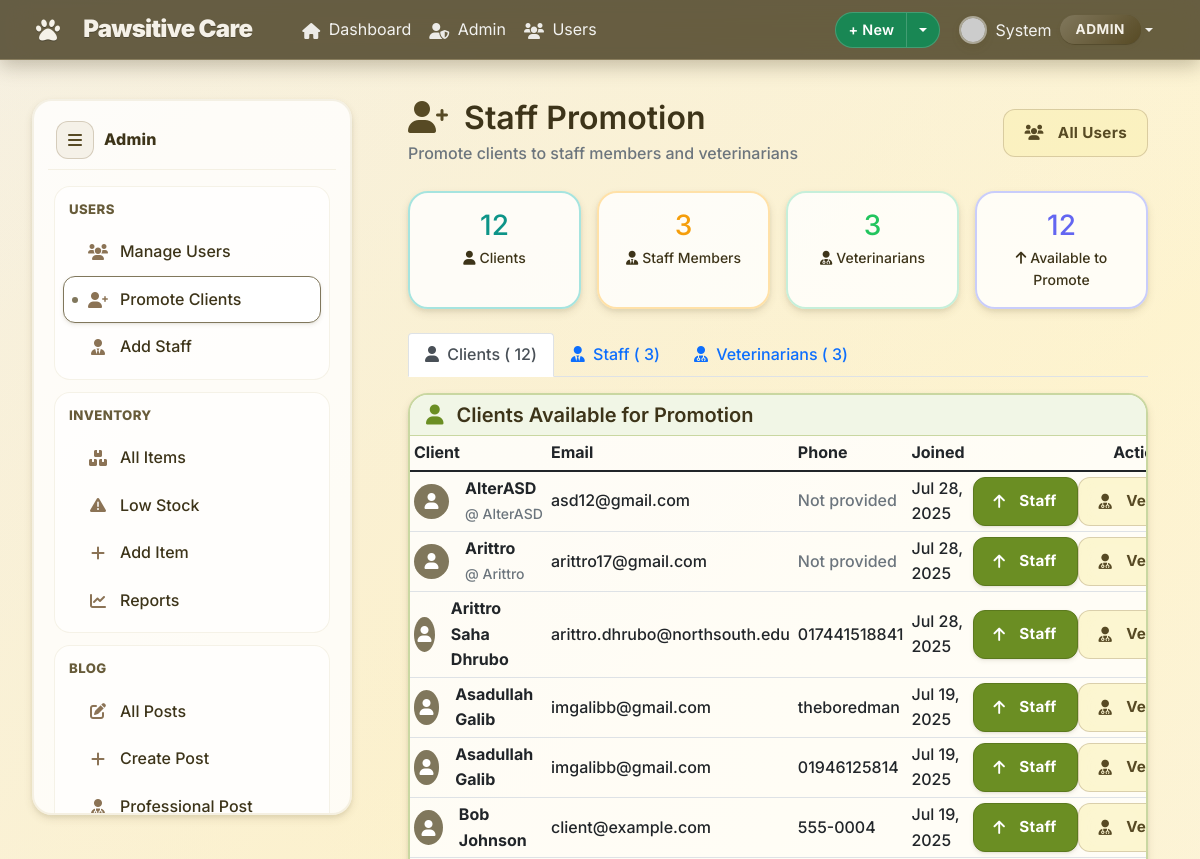
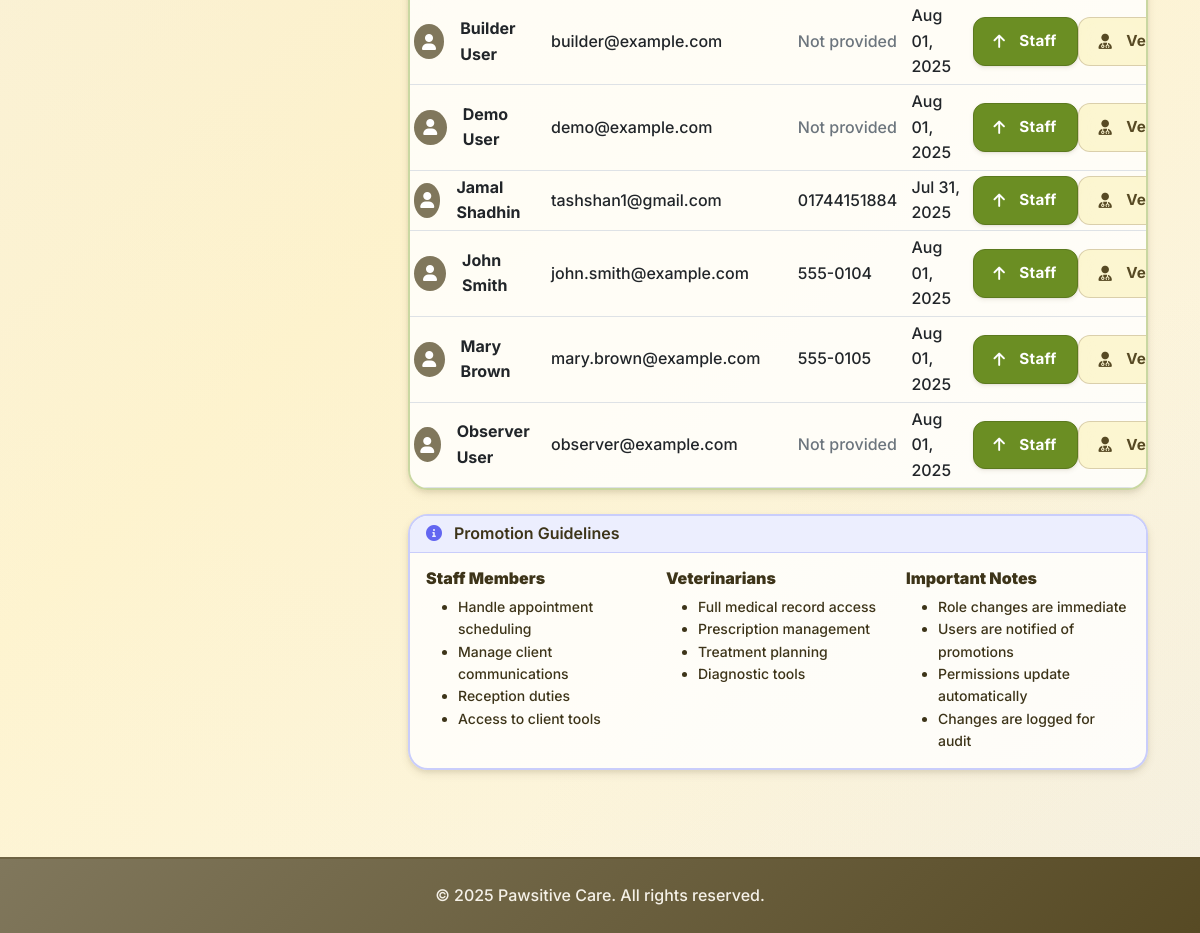
Page /accounts/promote-clients/ (signed in) on the committed database (2 pictures, top to bottom).
### accounts/models.py (models this page shows, shortened)
class CustomUser(AbstractUser):
    ROLE_CHOICES = [
        ('admin', 'Admin'),
        ('vet', 'Veterinarian'),
        ('staff', 'Staff'),
        ('client', 'Client'),
    ]
    phone = models.CharField(max_length=20, blank=False)
    address = models.TextField(blank=False)
    role = models.CharField(max_length=10, choices=ROLE_CHOICES, default='client')
    def is_admin(self):
        return self.role == 'admin'

### accounts/views.py (the view, shortened to what this page needs)
# urls.py: path('promote-clients/', promote_clients, name='promote_clients'),
@admin_required
def promote_clients(request):
    from django.contrib.auth import get_user_model
    from django.http import JsonResponse
    User = get_user_model()
    clients = User.objects.filter(role='client').order_by('first_name', 'last_name', 'username')
    staff_members = User.objects.filter(role='staff').order_by('first_name', 'last_name', 'username')
    vets = User.objects.filter(role='vet').order_by('first_name', 'last_name', 'username')
    stats = {
        'client_count': clients.count(),
        'staff_count': staff_members.count(),
        'vet_count': vets.count(),
        'total_promotable': clients.count(),
    }
    context = {
        'clients': clients,
        'staff_members': staff_members,
        'vets': vets,
        'stats': stats,
    }
    return render(request, 'accounts/promote_clients.html', context)

### accounts/templates/accounts/promote_clients.html (shortened to what this page needs)
{% extends 'accounts/base.html' %}
{% block content %}
<div class="app-shell">
   <aside class="app-sidebar glass" aria-label="Primary">
     <div class="sidebar-header">
       <button class="sidebar-toggle" type="button" aria-label="Collapse sidebar">
         <i class="fas fa-bars"></i>
       </button>
       <span class="sidebar-title">Admin</span>
     </div>
     <nav class="sidebar-nav">
       <div class="sidebar-section">
         <div class="sidebar-section-label">Users</div>
         <a href="{% url 'accounts:user_management' %}" class="sidebar-link {% if request.resolver_match.url_name == 'user_management' %}active{% endif %}">
           <i class="fas fa-users"></i><span>Manage Users</span>
         </a>
         <a href="{% url 'accounts:promote_clients' %}" class="sidebar-link {% if request.resolver_match.url_name == 'promote_clients' %}active{% endif %}">
           <i class="fas fa-user-plus"></i><span>Promote Clients</span>
         </a>
         <a href="#" class="sidebar-link">
           <i class="fas fa-user-tie"></i><span>Add Staff</span>
         </a>
       </div>
       <div class="sidebar-section">
         <div class="sidebar-section-label">Inventory</div>
         <a href="{% url 'inventory:item_list' %}" class="sidebar-link">
           <i class="fas fa-boxes"></i><span>All Items</span>
         </a>
         <a href="{% url 'inventory:item_list' %}?low_stock=1" class="sidebar-link">
           <i class="fas fa-triangle-exclamation"></i><span>Low Stock</span>
         </a>
         <a href="{% url 'inventory:item_create' %}" class="sidebar-link">
           <i class="fas fa-plus"></i><span>Add Item</span>
         </a>
         <a href="{% url 'inventory:reports' %}" class="sidebar-link">
           <i class="fas fa-chart-line"></i><span>Reports</span>
         </a>
       </div>
       <div class="sidebar-section">
         <div class="sidebar-section-label">Blog</div>
         <a href="{% url 'petmedia:blog_list' %}" class="sidebar-link">
           <i class="fas fa-edit"></i><span>All Posts</span>
         </a>
         <a href="{% url 'petmedia:create_post' %}" class="sidebar-link">
           <i class="fas fa-plus"></i><span>Create Post</span>
         </a>
         <a href="{% url 'petmedia:create_professional_post' %}" class="sidebar-link">
           <i class="fas fa-user-md"></i><span>Professional Post</span>
         </a>
       </div>
     </nav>
   </aside>
  <main class="app-main">
    <div class="d-flex justify-content-between align-items-center mb-4">
      <div>
        <h2 class="mb-1"><i class="fas fa-user-plus me-2" style="color:var(--sand-dark)"></i> Staff Promotion</h2>
        <p class="text-muted mb-0">Promote clients to staff members and veterinarians</p>
      </div>
      <div>
        <a href="{% url 'accounts:user_management' %}" class="btn btn-ghost">
          <i class="fas fa-users me-1"></i> All Users
        </a>
      </div>
    </div>
    <div class="row g-3 mb-4">
      <div class="col-md-3">
        <div class="card glass h-100 card-teal text-center">
          <div class="card-body">
            <div class="solid-accent-text h3 mb-1">
              {{ stats.client_count }}
            </div>
            <div class="small"><i class="fas fa-user me-1"></i>Clients</div>
          </div>
        </div>
      </div>
      <div class="col-md-3">
        <div class="card glass h-100 card-amber text-center">
          <div class="card-body">
            <div class="solid-accent-text h3 mb-1">
              {{ stats.staff_count }}
            </div>
            <div class="small"><i class="fas fa-user-tie me-1"></i>Staff Members</div>
          </div>
        </div>
      </div>
      <div class="col-md-3">
        <div class="card glass h-100 card-success text-center">
          <div class="card-body">
            <div class="solid-accent-text h3 mb-1">
              {{ stats.vet_count }}
            </div>
            <div class="small"><i class="fas fa-user-md me-1"></i>Veterinarians</div>
          </div>
        </div>
      </div>
      <div class="col-md-3">
        <div class="card glass h-100 card-indigo text-center">
          <div class="card-body">
            <div class="solid-accent-text h3 mb-1">
              {{ stats.total_promotable }}
            </div>
            <div class="small"><i class="fas fa-arrow-up me-1"></i>Available to Promote</div>
          </div>
        </div>
      </div>
    </div>
    <ul class="nav nav-tabs" id="promotionTabs" role="tablist">
      <li class="nav-item" role="presentation">
        <button class="nav-link active" id="clients-tab" data-bs-toggle="tab" data-bs-target="#clients-pane" type="button" role="tab" aria-controls="clients-pane" aria-selected="true">
          <i class="fas fa-user me-1"></i> Clients (
          {{ stats.client_count }})
        </button>
      </li>
      <li class="nav-item" role="presentation">
        <button class="nav-link" id="staff-tab" data-bs-toggle="tab" data-bs-target="#staff-pane" type="button" role="tab" aria-controls="staff-pane" aria-selected="false">
          <i class="fas fa-user-tie me-1"></i> Staff (
          {{ stats.staff_count }})
        </button>
      </li>
      <li class="nav-item" role="presentation">
        <button class="nav-link" id="vets-tab" data-bs-toggle="tab" data-bs-target="#vets-pane" type="button" role="tab" aria-controls="vets-pane" aria-selected="false">
          <i class="fas fa-user-md me-1"></i> Veterinarians (
          {{ stats.vet_count }})
        </button>
      </li>
    </ul>
    <div class="tab-content" id="promotionTabContent">
      <div class="tab-pane fade show active" id="clients-pane" role="tabpanel" aria-labelledby="clients-tab">
        <div class="card glass card-olive mt-3">
          <div class="card-header soft-accent-bg">
            <h5 class="m-0"><i class="fas fa-user me-2 themed-icon"></i> Clients Available for Promotion</h5>
          </div>
          <div class="card-body p-0">
            {% if clients %}
            <div class="table-responsive">
              <table class="table table-hover table-sm align-middle mb-0">
                <thead>
                  <tr>
                    <th>Client</th>
                    <th>Email</th>
                    <th>Phone</th>
                    <th>Joined</th>
                    <th class="text-end">Actions</th>
                  </tr>
                </thead>
                <tbody>
                  {% for client in clients %}
                  <tr>
                    <td>
                      <div class="d-flex align-items-center">
                        <div class="rounded-circle d-flex align-items-center justify-content-center me-3" style="width: 35px; height: 35px; background: var(--sand-medium);">
                          <i class="fas fa-user text-white"></i>
                        </div>
                        <div>
                          <strong>
                            {{ client.get_full_name|default:client.username }}</strong>
                          {% if not client.get_full_name %}
                          <br><small class="text-muted">@
                            {{ client.username }}</small>
                          {% endif %}
                        </div>
                      </div>
                    </td>
                    <td>
                      {% if client.email %}
                      {{ client.email }}
                      {% else %}
                      <span class="text-muted">Not provided</span>
                      {% endif %}
                    </td>
                    <td>
                      {% if client.phone %}
                      {{ client.phone }}
                      {% else %}
                      <span class="text-muted">Not provided</span>
                      {% endif %}
                    </td>
                    <td>
                      {{ client.date_joined|date:'M d, Y' }}
                    </td>
                    <td class="text-end">
                      <div class="btn-group btn-group-sm">
                        <form method="post" class="d-inline promotion-form">
                          <button type="submit" class="btn btn-accent" title="Promote to Staff">
                            <i class="fas fa-arrow-up me-1"></i> Staff
                          </button>
                        </form>
                        <form method="post" class="d-inline promotion-form">
                          <button type="submit" class="btn btn-ghost" title="Promote to Veterinarian">
                            <i class="fas fa-user-md me-1"></i> Vet
                          </button>
                        </form>
                      </div>
                    </td>
                  </tr>
                  {% endfor %}
                </tbody>
              </table>
            </div>
            {% else %}
            <div class="text-center py-5">
              <i class="fas fa-user fa-3x text-muted mb-3"></i>
              <h5 class="text-muted mb-0">No clients available for promotion</h5>
              <small class="text-muted">All users have been assigned appropriate roles.</small>
            </div>
            {% endif %}
          </div>
        </div>
      </div>
    </div>
    <div class="card glass card-indigo mt-4">
      <div class="card-header soft-accent-bg">
        <h6 class="m-0"><i class="fas fa-info-circle me-2 themed-icon"></i> Promotion Guidelines</h6>
      </div>
      <div class="card-body">
        <div class="row g-3">
          <div class="col-md-4">
            <h6 class="mb-2"><strong>Staff Members</strong></h6>
            <ul class="small mb-0">
              <li>Handle appointment scheduling</li>
              <li>Manage client communications</li>
              <li>Reception duties</li>
              <li>Access to client tools</li>
            </ul>
          </div>
          <div class="col-md-4">
            <h6 class="mb-2"><strong>Veterinarians</strong></h6>
            <ul class="small mb-0">
              <li>Full medical record access</li>
              <li>Prescription management</li>
              <li>Treatment planning</li>
              <li>Diagnostic tools</li>
            </ul>
          </div>
          <div class="col-md-4">
            <h6 class="mb-2"><strong>Important Notes</strong></h6>
            <ul class="small mb-0">
              <li>Role changes are immediate</li>
              <li>Users are notified of promotions</li>
              <li>Permissions update automatically</li>
              <li>Changes are logged for audit</li>
            </ul>
          </div>
        </div>
      </div>
    </div>
  </main>
</div>
{% endblock %}

### accounts/templates/accounts/base.html (shortened to what this page needs)
<!DOCTYPE html>
<html lang="en">
<head>
  <link href="https://cdn.jsdelivr.net/npm/bootstrap@5.1.3/dist/css/bootstrap.min.css" rel="stylesheet">
  <link href="https://cdnjs.cloudflare.com/ajax/libs/font-awesome/6.0.0/css/all.min.css" rel="stylesheet">
  {% load static %}
  <link rel="stylesheet" href="{% static 'style.css' %}?v=4">
</head>
<body>
  <nav class="navbar navbar-expand-lg navbar-dark app-navbar">
    <div class="container nav-inner">
      <a class="navbar-brand d-flex align-items-center" href="{% url 'accounts:client_dashboard' %}">
        <i class="fas fa-paw me-2"></i><span>Pawsitive Care</span>
      </a>
      <div class="collapse navbar-collapse" id="navbarNav">
        <ul class="navbar-nav me-2">
          {% if user.is_authenticated %}
          <li class="nav-item">
            <a class="nav-link {% if request.resolver_match.url_name == 'client_dashboard' %}active{% endif %}" href="{% url 'accounts:client_dashboard' %}">
              <i class="fas fa-home me-1"></i> Dashboard
            </a>
          </li>
          {% if user.is_admin %}
          <li class="nav-item">
            <a class="nav-link {% if request.resolver_match.url_name == 'admin_dashboard' %}active{% endif %}" href="{% url 'accounts:admin_dashboard' %}">
              <i class="fas fa-user-shield me-1"></i> Admin
            </a>
          </li>
          <li class="nav-item">
            <a class="nav-link {% if request.resolver_match.url_name == 'user_management' %}active{% endif %}" href="{% url 'accounts:user_management' %}">
              <i class="fas fa-users me-1"></i> Users
            </a>
          </li>
          {% elif user.is_vet %}
          <li class="nav-item">
            <a class="nav-link {% if request.resolver_match.url_name == 'vet_dashboard' %}active{% endif %}" href="{% url 'accounts:vet_dashboard' %}">
              <i class="fas fa-stethoscope me-1"></i> Vet Panel
            </a>
          </li>
          {% elif user.is_staff_member %}
          <li class="nav-item">
            <a class="nav-link {% if request.resolver_match.url_name == 'staff_dashboard' %}active{% endif %}" href="{% url 'accounts:staff_dashboard' %}">
              <i class="fas fa-user-tie me-1"></i> Staff Panel
            </a>
          </li>
          {% endif %}
          {% endif %}
        </ul>
        <div class="d-flex align-items-center gap-2 ms-auto">
          {% if user.is_authenticated %}
          <div class="btn-group">
            <button class="btn btn-success btn-sm" type="button">+ New</button>
            <button class="btn btn-success btn-sm dropdown-toggle dropdown-toggle-split" type="button" data-bs-toggle="dropdown" aria-expanded="false" aria-label="Toggle quick create"></button>
          </div>
          <div class="dropdown">
            <a class="nav-link dropdown-toggle d-flex align-items-center" href="#" id="navbarDropdown" role="button" data-bs-toggle="dropdown" aria-expanded="false">
              <img class="avatar me-2" src="https://api.dicebear.com/7.x/identicon/svg?seed={{ user.username }}" alt="Avatar">
              <span class="me-2">
                {{ user.first_name|default:user.username }}</span>
              <span class="badge badge-secondary role-badge">
                {{ user.get_role_display }}</span>
            </a>
          </div>
          {% endif %}
        </div>
      </div>
    </div>
  </nav>
  <main class="page-main my-4">
    {% block content %}{% endblock %}
  </main>
  <footer class="mt-5 py-4">
    <div class="container text-center">
      <p class="mb-0">&copy; {% now "Y" %} Pawsitive Care. All rights reserved.</p>
    </div>
  </footer>
</body>
</html>

### rows in the picture
CustomUser: first_name "System", role "ADMIN"
CustomUser: get_full_name "AlterASD", username "AlterASD", email "asd12@gmail.com", phone "Not provided", date_joined "Jul 28, 2025"
CustomUser: get_full_name "Arittro", username "Arittro", email "arittro17@gmail.com", phone "Not provided", date_joined "Jul 28, 2025"
CustomUser: get_full_name "Arittro Saha Dhrubo", email "arittro.dhrubo@northsouth.edu", phone "017441518841", date_joined "Jul 28, 2025"
CustomUser: get_full_name "Asadullah Galib", email "imgalibb@gmail.com", phone "theboredman", date_joined "Jul 19, 2025"
CustomUser: get_full_name "Asadullah Galib", email "imgalibb@gmail.com", phone "01946125814", date_joined "Jul 19, 2025"
CustomUser: get_full_name "Bob Johnson", email "client@example.com", phone "555-0004", date_joined "Jul 19, 2025"
CustomUser: get_full_name "Builder User", email "builder@example.com", phone "Not provided", date_joined "Aug 01, 2025"
CustomUser: get_full_name "Demo User", email "demo@example.com", phone "Not provided", date_joined "Aug 01, 2025"
CustomUser: get_full_name "Jamal Shadhin", email "tashshan1@gmail.com", phone "01744151884", date_joined "Jul 31, 2025"
CustomUser: get_full_name "John Smith", email "john.smith@example.com", phone "555-0104", date_joined "Aug 01, 2025"
CustomUser: get_full_name "Mary Brown", email "mary.brown@example.com", phone "555-0105", date_joined "Aug 01, 2025"
CustomUser: get_full_name "Observer User", email "observer@example.com", phone "Not provided", date_joined "Aug 01, 2025"

### other values in the picture
{{ stats.client_count }} "12"
{{ stats.staff_count }} "3"
{{ stats.vet_count }} "3"
{{ stats.total_promotable }} "12"
